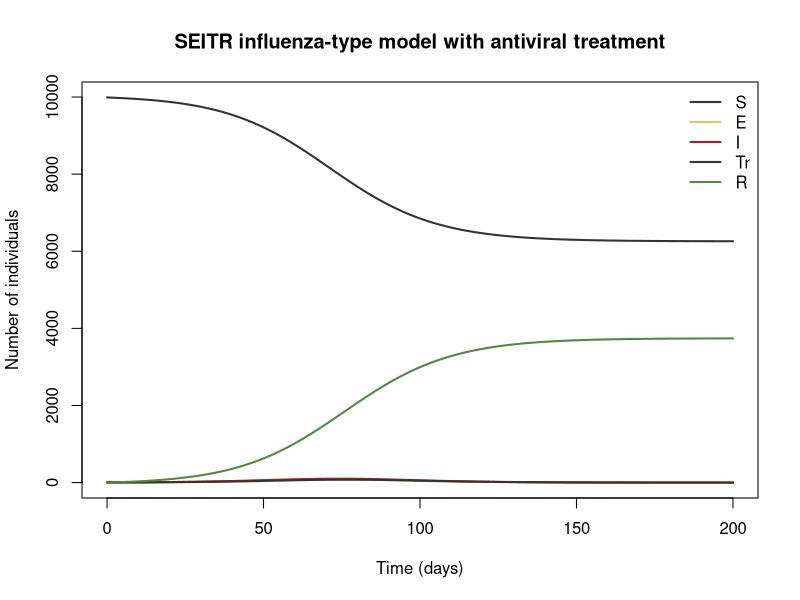

Write the R code that produced this figure.
## SEITR influenza-type model with antiviral treatment
## pandemic/seasonal influenza, antiviral treatment.
## Closed population, so N is constant.
## Parameter values: 0 of 6 checked against the source; the rest are recalled or illustrative.
## Reference: Brauer F. (2008) "Compartmental models in epidemiology", in Brauer, van den Driessche & Wu (eds), Mathematical Epidemiology, Lecture Notes in Mathematics 1945, Springer, pp. 19–79
## Source: https://doi.org/10.1007/978-3-540-78911-6_2
##
## Generated from a compartmental model diagram (model format v1).
## Regenerating from the same diagram always gives this exact file.
##
## Compartments: S, E, I, Tr, R
## Flows (time unit: days):
##   S -> E   : lambda * S
##   E -> I   : kappa * E
##   I -> Tr  : tau * I
##   I -> R   : alpha * I
##   Tr -> R  : eta * Tr

library(deSolve)

# ---- Time ------------------------------------------------------------
times <- seq(0, 200, by = 0.2)  # days

# ---- Parameters ------------------------------------------------------
parameters <- c(
  beta = 0.5,       # transmission rate (1/day) [illustrative]
  kappa = 1 / 1.5,  # progression from latent (1/day) [illustrative]
  tau = 0.3,        # treatment uptake rate (1/day) [illustrative]
  alpha = 1 / 4,    # untreated recovery rate (1/day) [illustrative]
  eta = 1 / 2.5,    # recovery rate under treatment (1/day) [illustrative]
  delta = 0.5       # relative infectiousness of treated people [illustrative]
)

# ---- Initial conditions ----------------------------------------------
state <- c(
  S = 9990,  # susceptible
  E = 0,     # latent
  I = 10,    # infectious, untreated
  Tr = 0,    # infectious, under treatment
  R = 0      # recovered
)

# ---- Model equations -------------------------------------------------
sitr_treatment_model <- function(t, state, parameters) {
  with(as.list(c(state, parameters)), {
    # Total population
    N <- S + E + I + Tr + R

    # Derived quantities
    lambda <- beta * (I + delta * Tr) / N                                   # force of infection
    R0 <- beta * (1 / (alpha + tau) + delta * tau / ((alpha + tau) * eta))  # basic reproduction number (about 1.26 with these values; set beta = 0.8 for about 2.0)

    # Rates of change
    dS <- -lambda * S
    dE <- lambda * S - kappa * E
    dI <- kappa * E - tau * I - alpha * I
    dTr <- tau * I - eta * Tr
    dR <- alpha * I + eta * Tr

    list(c(dS, dE, dI, dTr, dR))
  })
}

# ---- Solve -----------------------------------------------------------
out <- ode(y = state, times = times, func = sitr_treatment_model, parms = parameters)
out <- as.data.frame(out)

# ---- Plot ------------------------------------------------------------
compartment_cols <- c(S = "#333333", E = "#E8C468", I = "#B71C1C", Tr = "#333333", R = "#4E8A3E")
matplot(out$time, out[, names(compartment_cols)], type = "l", lty = 1, lwd = 2,
        col = compartment_cols, xlab = "Time (days)", ylab = "Number of individuals",
        main = "SEITR influenza-type model with antiviral treatment")
legend("topright", legend = names(compartment_cols), col = compartment_cols,
       lty = 1, lwd = 2, bty = "n")
